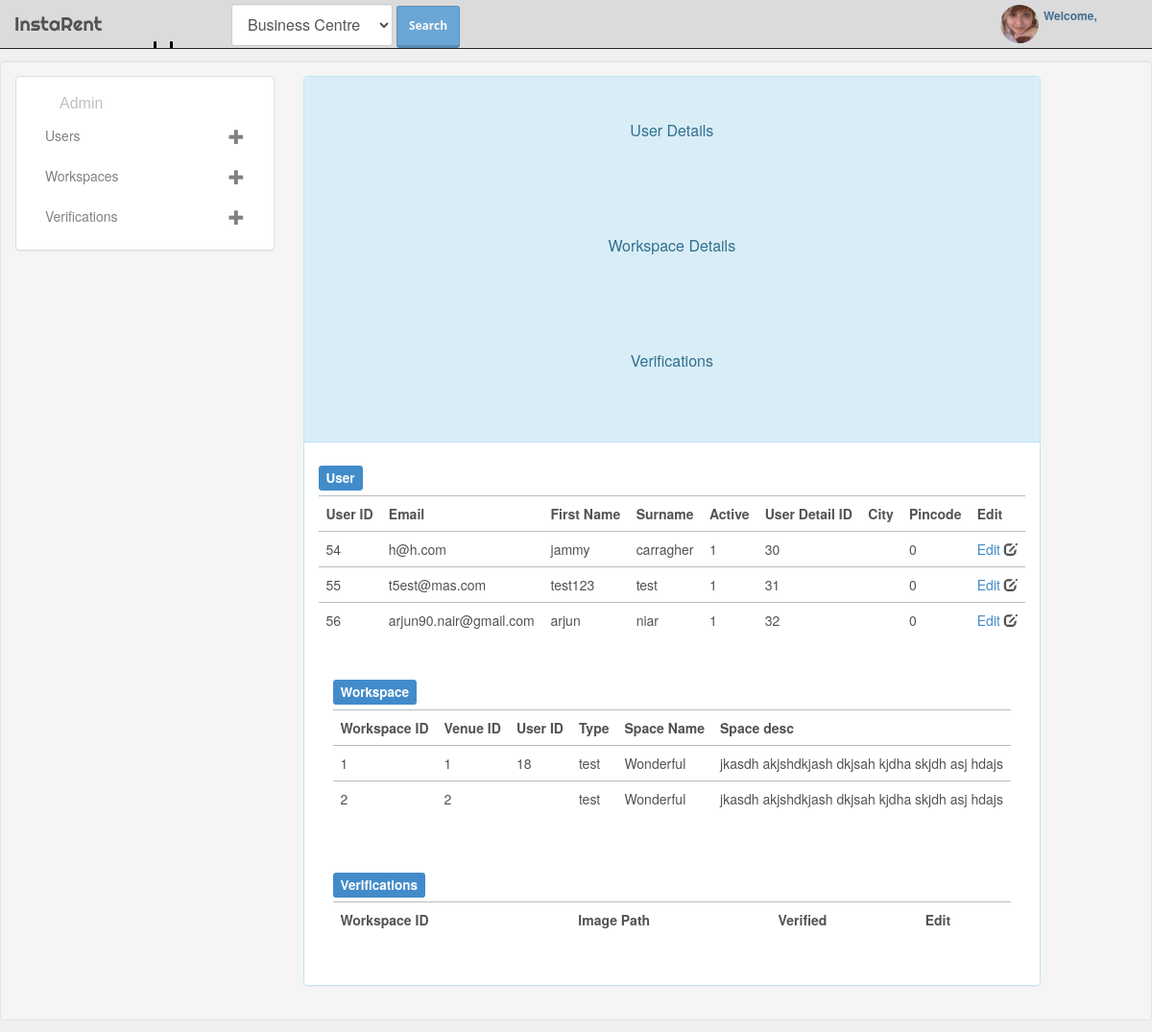
Page /offices/new/admin.php on the earlier database version.
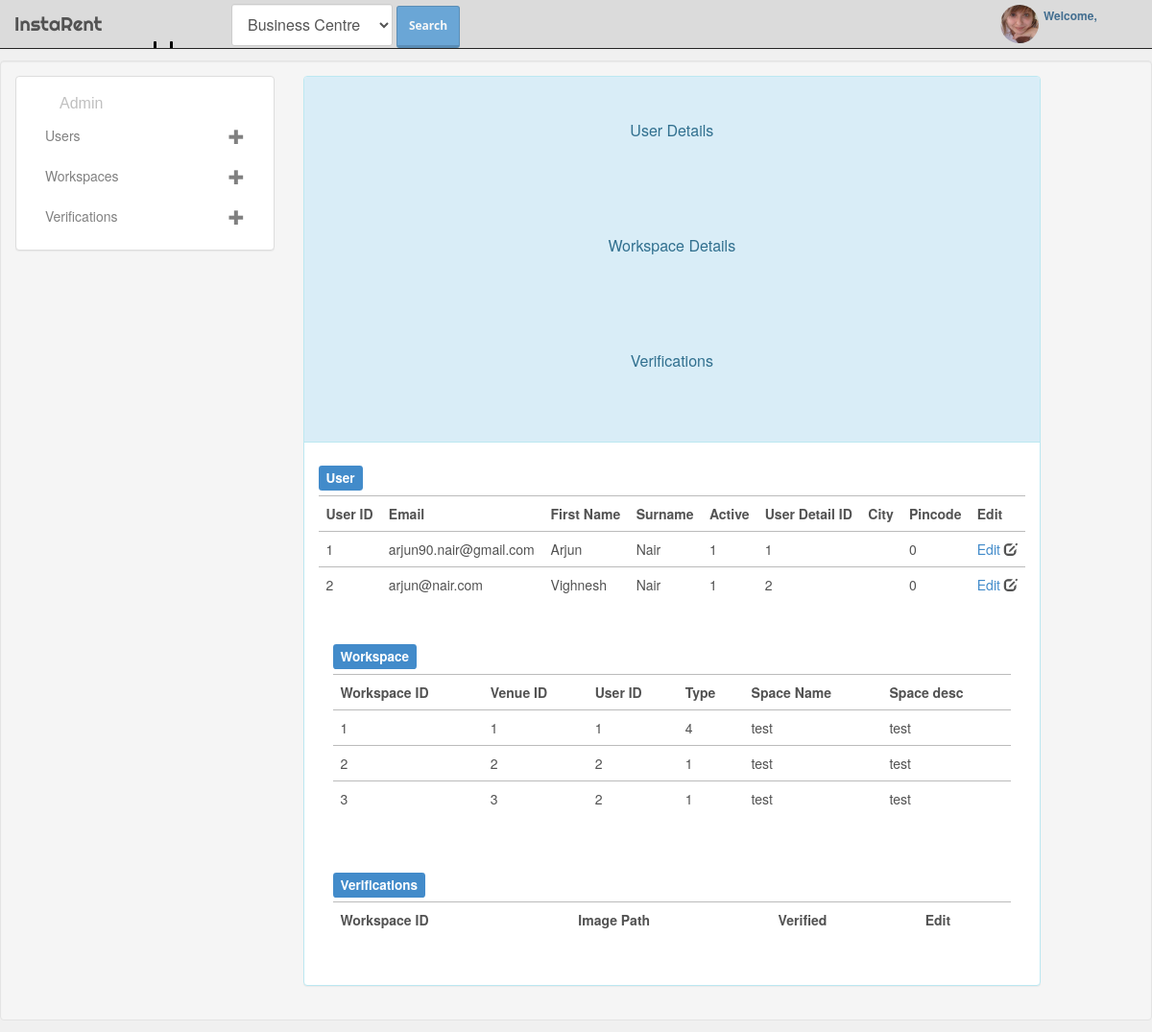
Same page on the later database version.
### tables this page shows
CREATE TABLE IF NOT EXISTS `user_details` (
  `user_detail_id` int(50) NOT NULL,
  `user_id` int(10) NOT NULL,
  `gender` int(1) NOT NULL,
  `birth_date` date NOT NULL,
  `contact` varchar(20) NOT NULL DEFAULT '0',
  `company_name` varchar(20) NOT NULL,
  `address1` varchar(100) NOT NULL,
  `address2` varchar(100) NOT NULL,
  `pincode` int(6) NOT NULL,
  `city` varchar(50) NOT NULL,
  `photo_path` varchar(100) NOT NULL
);

CREATE TABLE IF NOT EXISTS `user` (
  `userid` int(10) NOT NULL,
  `email` varchar(50) NOT NULL,
  `password` varchar(20) NOT NULL,
  `first_name` varchar(50) NOT NULL,
  `surname` varchar(50) NOT NULL,
  `active` int(1) NOT NULL,
  `user_detail_id` int(50) NOT NULL,
  `usertype` varchar(15) NOT NULL,
  `verified` tinyint(1) NOT NULL
);

CREATE TABLE IF NOT EXISTS `workspace` (
  `workspace_id` int(20) NOT NULL,
  `venue_id` int(20) NOT NULL,
  `user_id` varchar(10) NOT NULL,
  `type` int(2) NOT NULL,
  `space_name` varchar(20) NOT NULL,
  `similar_workspace` int(10) NOT NULL,
  `space_desc` longtext NOT NULL,
  `workspace_pricing_id` int(20) NOT NULL,
  `image_1` varchar(50) NOT NULL,
  `image_2` varchar(50) NOT NULL,
  `image_3` varchar(50) NOT NULL,
  `image_4` varchar(50) NOT NULL,
  `image_5` varchar(50) NOT NULL,
  `image_6` varchar(50) NOT NULL,
  `image_7` varchar(50) NOT NULL,
  `image_8` varchar(50) NOT NULL,
  `image_9` varchar(50) NOT NULL,
  `image_10` varchar(50) NOT NULL,
  `listedbyuser` tinyint(1) NOT NULL,
  `verifiedbyadmin` tinyint(1) NOT NULL,
  `accomodates` int(5) NOT NULL
);

### offices/new/admin.php (the view, shortened to what the changed rows need)
<?php
$servername = "localhost";
$username = "root";
$password = "";
$conn = mysql_connect($servername, $username,$password);
$sql = 'SELECT * FROM user_details INNER JOIN user on user.userid=user_details.user_id';
$retval = mysql_query( $sql, $conn);
?>
<!DOCTYPE html>
<html lang="" ng-app="AppController">
	<head>
		<link href="../../dashboard/plugins/bootstrap/bootstrap.css" rel="stylesheet">
		<link href="../../dashboard/plugins/jquery-ui/jquery-ui.min.css" rel="stylesheet">
		<link href="../../dashboard/css/font-awesome.min.css" rel="stylesheet">
		<link href="../../dashboard/css/style_v1.css" rel="stylesheet">
		<link href="../../custom-div.css" rel="stylesheet">
	</head>
	<body>
<div class="well" ng-controller="HintController as hint">
	<div class="row" ng-controller="dataController as panel">
		<div class="col-xs-8 col-sm-8 col-md-8 col-lg-8" >
			<div class="panel panel-info">
				<div class="panel-body">
					<div ng-show="panel.isSelected(1)">
						<table class="table table-hover">
						<tr>
							<th>User ID</th>
							<th>Email</th>
							<th>First Name</th>
							<th>Surname</th>
							<th>Active</th>
							<th>User Detail ID</th>
							<th>City</th>
							<th>Pincode</th>
							<th>Edit</th>
						</tr>
							<?php
								while($row = mysql_fetch_assoc($retval))
{
    echo "<tr><td>{$row['userid']}</td>".
         "<td>{$row['email']}</td>".
         "<td>{$row['first_name']}</td>".
         "<td>{$row['surname']}</td>".
         "<td>{$row['active']}</td>".
         "<td>{$row['user_detail_id']}</td>".
		 "<td>{$row['city']}</td>".
		 "<td>{$row['pincode']}</td>".
		 "<td>"
		 ?>
		 	<a href=<?php echo "../../profile/user_profile.php?userid=".$row['userid']; ?> > Edit </a>
  <span class="glyphicon glyphicon-edit" aria-hidden="true"></span>
		 <?php
}
?>
						</table>
					</div>
					<div class="panel-body">
					<div ng-show="panel.isSelected(2)">
					<table class="table table-hover">
						<tr>
							<th>Workspace ID</th>
							<th>Venue ID</th>
							<th>User ID</th>
							<th>Type</th>
							<th>Space Name</th>
							<th>Space desc</th>
						</tr>
							<?php
							$sql = 'SELECT * FROM workspace';
							$retval = mysql_query( $sql, $conn);
								while($row = mysql_fetch_assoc($retval))
								{
    echo "<tr><td>{$row['workspace_id']}</td>".
         "<td>{$row['venue_id']}</td>".
         "<td>{$row['user_id']}</td>".
         "<td>{$row['type']}</td>".
         "<td>{$row['space_name']}</td>".
		 "<td>{$row['space_desc']}</td>".
		 "</tr>";
								}
?>
						</table>
					</div>
				</div>
					<div class="panel-body">
					<div ng-show="panel.isSelected(3)">
					<table class="table table-hover">
						<tr>
							<th>Workspace ID</th>
							<th>Image Path</th>
							<th>Verified</th>
							<th>Edit</th>
						</tr>
						</table>
					</div>
				</div>
				</div>
				</div>
				</div>
				</div>
	</body>
</html>

Differences in the rows shown:
removed user_details: user.userid "54", user.email "h@h.com", user.first_name "jammy", user.surname "carragher", user.active "1", user.user_detail_id "30", pincode "0"
removed user_details: user.userid "55", user.email "t5est@mas.com", user.first_name "test123", user.surname "test", user.active "1", user.user_detail_id "31", pincode "0"
removed user_details: user.userid "56", user.email "arjun90.nair@gmail.com", user.first_name "arjun", user.surname "niar", user.active "1", user.user_detail_id "32", pincode "0"
added user_details: user.userid "1", user.email "arjun90.nair@gmail.com", user.first_name "Arjun", user.surname "Nair", user.active "1", user.user_detail_id "1", pincode "0"
added user_details: user.userid "2", user.email "arjun@nair.com", user.first_name "Vighnesh", user.surname "Nair", user.active "1", user.user_detail_id "2", pincode "0"
changed workspace id 1: user "18" → "1"; type "test" → "4"; space_name "Wonderful" → "test"; space_desc "jkasdh akjshdkjash dkjsah kjdha skjdh asj hdajs" → "test"
changed workspace id 2: user (not shown) → "2"; type "test" → "1"; space_name "Wonderful" → "test"; space_desc "jkasdh akjshdkjash dkjsah kjdha skjdh asj hdajs" → "test"
added workspace: workspace_id "3", venue "3", user "2", type "1", space_name "test", space_desc "test"
